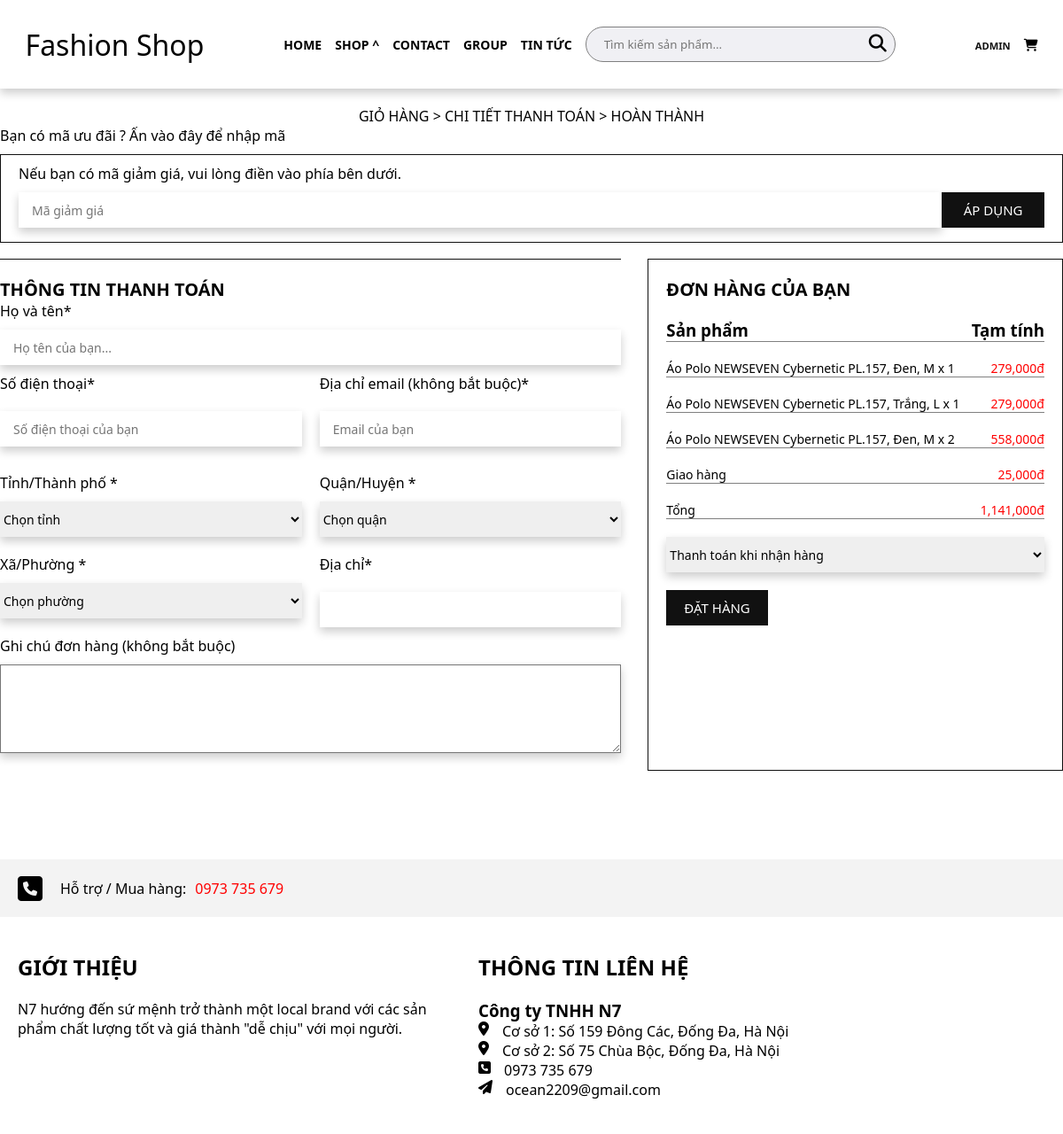
The app's page /view/index.php?act=thanhtoan (signed in) with its own data.
### tables this page shows
CREATE TABLE `cart` (
  `id` int(11) NOT NULL,
  `id_user` int(11) NOT NULL,
  `id_bt_sanpham` int(11) NOT NULL,
  `soluong` int(11) NOT NULL
);

CREATE TABLE `sanpham` (
  `id` int(11) NOT NULL COMMENT 'Id sản phẩm',
  `name` varchar(255) NOT NULL COMMENT 'Tên sản phẩm',
  `img` varchar(225) NOT NULL,
  `price_niemyet` double(10,2) NOT NULL DEFAULT 0.00 COMMENT 'Giá sản phẩm',
  `price_sale` int(100) NOT NULL COMMENT 'Giá sale',
  `mota` text NOT NULL COMMENT 'Mô tả',
  `luotxem` int(11) NOT NULL DEFAULT 0 COMMENT 'Lượt xem',
  `iddm` int(11) NOT NULL COMMENT 'Id danh mục'
);

CREATE TABLE `mau_sac` (
  `id` int(11) NOT NULL,
  `value` varchar(255) NOT NULL
);

CREATE TABLE `kich_thuoc` (
  `id` int(11) NOT NULL,
  `value` varchar(225) NOT NULL
);

### model/pdo.php (called while the page is built, shortened)
<?php
function pdo_get_connection(){
    $servername = "localhost";
    $username = "root";
    $password = "";
    try {
        $conn = new PDO("mysql:host=$servername;dbname=duan1_09", $username, $password);
        $conn->setAttribute(PDO::ATTR_ERRMODE, PDO::ERRMODE_EXCEPTION);
        return $conn;
    } catch(PDOException $e) {
        echo "Connection failed: " . $e->getMessage();
    }
}
function pdo_query($sql){
    $sql_args=array_slice(func_get_args(),1);
    try{
        $conn=pdo_get_connection();
        $stmt=$conn->prepare($sql);
        $stmt->execute($sql_args);
        $rows=$stmt->fetchAll();
        return $rows;
    }
    catch(PDOException $e){
        throw $e;
    }
    finally{
        unset($conn);
    }
}
?>

### model/thanhtoan.php (called while the page is built, shortened)
<?php
function count_sp_add($iduser)
{
    $sql = "SELECT
                cart.id AS id_cart,
                cart.id_user,
                COUNT(cart.id_user) AS so_sp,
                cart.soluong AS so_luong,
                bienthe.id_sp AS id_bienthe,
                bienthe.id_mau_sac,
                bienthe.id_kich_thuoc,
                sanpham.id AS id_sp,
                sanpham.name AS ten_sp,
                sanpham.img AS img_sp,
                sanpham.price_sale,
                mau_sac.value AS mau_sac,
                kich_thuoc.value AS kich_thuoc
                FROM cart
                JOIN bien_the AS bienthe ON bienthe.id = cart.id_bt_sanpham
                JOIN sanpham ON sanpham.id = bienthe.id_sp
                JOIN mau_sac ON mau_sac.id = bienthe.id_mau_sac
                JOIN kich_thuoc ON kich_thuoc.id = bienthe.id_kich_thuoc
                WHERE cart.id_user = $iduser;
        ";
    $result = pdo_query($sql);
    return $result;
}

### model/cart.php (called while the page is built, shortened)
<?php
function loadall_cart($iduser)
{
    $sql = "SELECT
            cart.id AS id_cart,
            cart.id_user,
            cart.soluong AS so_luong,
            bienthe.id AS id_bienthe,
            bienthe.id_mau_sac,
            bienthe.id_kich_thuoc,
            sanpham.id AS id_sp,
            sanpham.name AS ten_sp,
            sanpham.img AS img_sp,
            sanpham.price_sale,
            mau_sac.value AS mau_sac,
            kich_thuoc.value AS kich_thuoc
        FROM cart
        JOIN bien_the AS bienthe ON bienthe.id = cart.id_bt_sanpham
        JOIN sanpham ON sanpham.id = bienthe.id_sp
        JOIN mau_sac ON mau_sac.id = bienthe.id_mau_sac
        JOIN kich_thuoc ON kich_thuoc.id = bienthe.id_kich_thuoc
        WHERE cart.id_user = $iduser;
    ";
    $result = pdo_query($sql);
    return $result;
}

### view/thanhtoan.php (the view, shortened to what this page needs)
<div class="thanhtoan">
    <div class="link">GIỎ HÀNG > CHI TIẾT THANH TOÁN > HOÀN THÀNH</div>
    <div class="add_voucher">
        <p>Bạn có mã ưu đãi ? Ấn vào đây để nhập mã </p>
        <div class="ip_add_voucher">
            <p>Nếu bạn có mã giảm giá, vui lòng điền vào phía bên dưới.</p>
            <form action="index.php?act=thanhtoan" method="post">
                <input type="text" name="voucher" id="" placeholder="Mã giảm giá">
                <input type="submit" name="add_voucher" value="ÁP DỤNG">
            </form>
        </div>
    </div>
    <div class="tt_thanhtoan">
        <form action="index.php?act=thanhtoan" method="post">
            <div class="tt_user">
                <h2>THÔNG TIN THANH TOÁN</h2>
                <label for="">Họ và tên*</label>
                <input type="text" required name="name" placeholder="Họ tên của bạn...">
                <div class="ip_bottom">
                    <div class="ip_in_bottom">
                        <label for="">Số điện thoại*</label>
                        <input type="number" required name="phone" placeholder="Số điện thoại của bạn">
                    </div>
                    <div class="ip_in_bottom">
                        <label for="">Địa chỉ email (không bắt buộc)*</label>
                        <input type="text" required name="email" placeholder="Email của bạn">
                    </div>
                    <div class="ip_in_bottom">
                        <label for="">Tỉnh/Thành phố *</label>
                        <select name="" required id="province">
                            <option value="">Chọn tỉnh</option>
                        </select>
                    </div>
                    <div class="ip_in_bottom">
                        <label for="">Quận/Huyện *</label>
                        <select name="" required id="district">
                            <option value="">Chọn quận</option>
                        </select>
                    </div>
                    <div class="ip_in_bottom">
                        <label for="">Xã/Phường *</label>
                        <select name="" required id="ward">
                            <option value="">Chọn phường</option>
                        </select>
                    </div>
                    <div class="ip_in_bottom">
                        <label for="">Địa chỉ*</label>
                        <input type="text" required name="dchi">
                    </div>
                </div>
                <label for="">Ghi chú đơn hàng (không bắt buộc)</label>
                <textarea name="note" id="" cols="30" rows="10"></textarea>
            </div>
            <div class="tt_donhang">
                <h2>ĐƠN HÀNG CỦA BẠN</h2>
                <div class="space">
                    <h3>Sản phẩm</h3>
                    <h3>Tạm tính</h3>
                </div>
                <?php
                $i = 0;
                $tong = 0;
                foreach ($count_sp_add as $count_sp) {
                    $i += $count_sp['so_sp'];
                }
                for ($j = 0; $j < $i; $j++) {
                    echo '
                    <div class="space">
                        <p>' . $ds_sp_thanhtoan[$j]['ten_sp'] . ', ' . $ds_sp_thanhtoan[$j]['mau_sac'] . ', ' . $ds_sp_thanhtoan[$j]['kich_thuoc'] . ' x ' . $ds_sp_thanhtoan[$j]['so_luong'] . '</p>
                        <span>' . number_format($ds_sp_thanhtoan[$j]['price_sale'] * $ds_sp_thanhtoan[$j]['so_luong']) . 'đ</span>
                    </div>
                    ';
                    $tong += $ds_sp_thanhtoan[$j]['price_sale'] * $ds_sp_thanhtoan[$j]['so_luong'];
                }
                ?>
                <div class="space">
                    <p>Giao hàng</p>
                    <span><?php echo ($tong > 0) ? '25,000' : '0' ?>đ</span>
                </div>
                <div class="space">
                    <p>Tổng</p>
                    <span><?= number_format($tong + 25000) ?>đ</span>
                </div>
                <select name="pt_thanhtoan" id="pt_thanhtoan">
                    <option value="cod">Thanh toán khi nhận hàng</option>
                </select><BR>
                <input type="submit" name="dat_hang" value="ĐẶT HÀNG">
            </div>
        </form>
    </div>
</div>

### view/_header.php (shortened to what this page needs)
<!DOCTYPE html>
<html lang="en">
<head>
   <link rel="stylesheet" href="../assets/css/style_chitietsp.css">
   <link rel="stylesheet" href="../assets/css/login.css">
   <link rel="stylesheet" href="../assets/css/style_home.css">
   <link rel="stylesheet" href="../assets/css/css.css">
   <link rel="stylesheet" href="../assets/fontawesome/css/all.css">
   <link rel="stylesheet" href="../assets/css/thanhtoan.css">
   <link rel="stylesheet" href="https://cdnjs.cloudflare.com/ajax/libs/font-awesome/6.4.2/css/all.min.css" />
</head>
<body>
   <nav>
      <div class="logo">
         Fashion Shop
      </div>
      <ul class="menu">
         <li><a href="index.php">HOME</a></li>
         <li>
            <a href="">SHOP ^</a>
         </li>
         <li><a href="index.php?act=sanpham">CONTACT</a></li>
         <li><a href="">GROUP</a></li>
         <li><a href="">TIN TỨC</a></li>
         <form action="?act=timkiem" method="post">
            <input type="text" name="keyword" placeholder="Tìm kiếm sản phẩm...">
            <a href=""><i class="fa-solid fa-magnifying-glass"></i></a>
         </form>
      </ul>
      <div class="user">
         <ul>
            <li class="user_name">
               <a href="">
                  <?php
                  echo (empty($_SESSION['user'])) ? "" : $_SESSION['user']
                  ?>
               </a>
            </li>
            <li><a href="<?php echo (isset($_SESSION['iduser'])) ? 'index.php?act=cart&iduser=' . $_SESSION['iduser'] : '' ?>">
                  <i class="fa-solid fa-cart-shopping"></i></a></li>
         </ul>
      </div>
   </nav>

### view/index.php (shortened to what this page needs)
<?php
include "../model/pdo.php";
include "../model/cart.php";
include "../model/thanhtoan.php";
?>
<?php
include "_header.php";
?>
 <?php
    if (isset($_GET['act']) && $_GET['act'] != "") {
        $act = $_GET['act'];
        switch ($act) {
            case "thanhtoan":
                $ds_sp_thanhtoan = loadall_cart($_SESSION['iduser']);
                $count_sp_add = count_sp_add($_SESSION['iduser']);
                include "thanhtoan.php";
                break;
        }
    } else {
        include "home.php";
    }
    ?>
<?php
include "_footer.php";
?>

### view/_footer.php (shortened to what this page needs)
<footer>
      <div class="hotline">
         <i class="fa-solid fa-square-phone"></i>
         <p>Hỗ trợ / Mua hàng: </p>
         <span> 0973 735 679</span>
       </div>
      <div class="ft_main">
         <div class="col">
            <h2>Giới thiệu</h2>
            <p>N7 hướng đến sứ mệnh trở thành một local brand với các sản phẩm chất lượng tốt và giá thành "dễ chịu" với mọi người.</p>
         </div>
         <div class="col">
            <h2>Thông tin liên hệ</h2>
            <h3>Công ty TNHH N7</h3>
            <div class="track">
               <div class="line_track"><i class="fa-solid fa-location-dot"></i><p>Cơ sở 1: Số 159 Đông Các, Đống Đa, Hà Nội</p></div>
               <div class="line_track"><i class="fa-solid fa-location-dot"></i><p>Cơ sở 2: Số 75 Chùa Bộc, Đống Đa, Hà Nội</p></div>
               <div class="line_track"><i class="fa-solid fa-square-phone"></i><p>0973 735 679</p></div>
               <div class="line_track"><i class="fa-solid fa-paper-plane"></i></i><p>ocean2209@gmail.com</p></div>
            </div>
            <div class="line_track">
            </div>
         </div>
      </div>
   </footer>
</body>
</html>

### assets/css/style_chitietsp.css (style rules this page uses)
* { margin: 0px auto; padding: 0px; font-family: roboto; }
a { text-decoration: none; }

### assets/css/style_home.css (style rules this page uses)
nav { display: flex; justify-content: center; align-items: center; gap: 90px; height: 100px; padding: 0 20px; box-shadow: 0 5px 10px rgba(0, 0, 0, 0.2); }
.logo { font-size: 2rem; }
ul { text-transform: uppercase; color: #111; }
.menu form { width: 350px; height: 40px; position: relative; }
.menu form input { width: 350px; height: 40px; border: 1px solid gray; background-color: #F0F0F4; border-radius: 20px; padding: 0 20px; outline: none; }
.menu form a { font-size: 20px; background-color: none; position: absolute; top: 5px; right: 10px; }
nav, .info, .dropdown a { text-decoration: none; }
.user_name a { color: #111; font-size: 0.7rem; }
a { text-decoration: none; font-size: 14px; }
h2 { text-transform: uppercase; }

### assets/css/css.css (style rules this page uses)
:root { --black: #333333; --black-2: #161616; --gray: #707070; --white: #ffffff; }
* { margin: 0; padding: 0; box-sizing: border-box; font-family: system-ui; list-style: none; }

### assets/css/thanhtoan.css (style rules this page uses)
.thanhtoan .space p { font-size: 14px; }

### records on screen
cart: sanpham.name "Áo Polo NEWSEVEN Cybernetic PL.157", mau_sac.value "Đen", kich_thuoc.value "M", soluong "1", soluong.price_sale "279,000"
cart: sanpham.name "Áo Polo NEWSEVEN Cybernetic PL.157", mau_sac.value "Trắng", kich_thuoc.value "L", soluong "1", soluong.price_sale "279,000"
cart: sanpham.name "Áo Polo NEWSEVEN Cybernetic PL.157", mau_sac.value "Đen", kich_thuoc.value "M", soluong "2", soluong.price_sale "558,000"

### other values on screen
$_SESSION['user'] "ADMIN"
$tong + 25000 "1,141,000"
